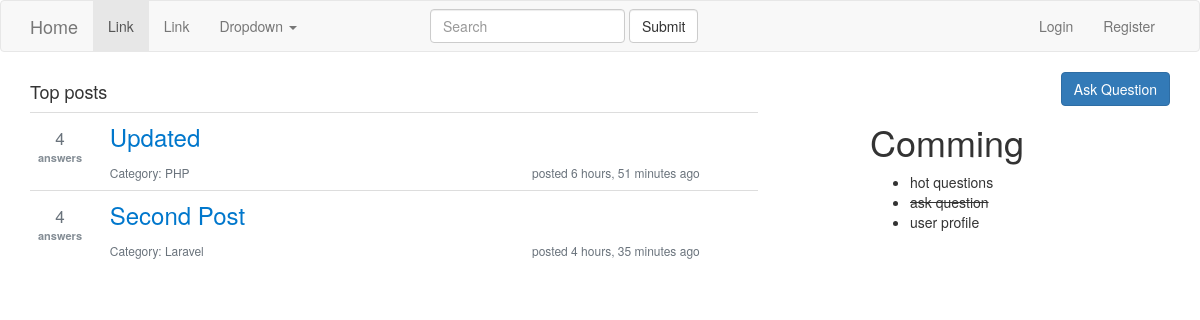
Before: /Articles/ with the older database file.
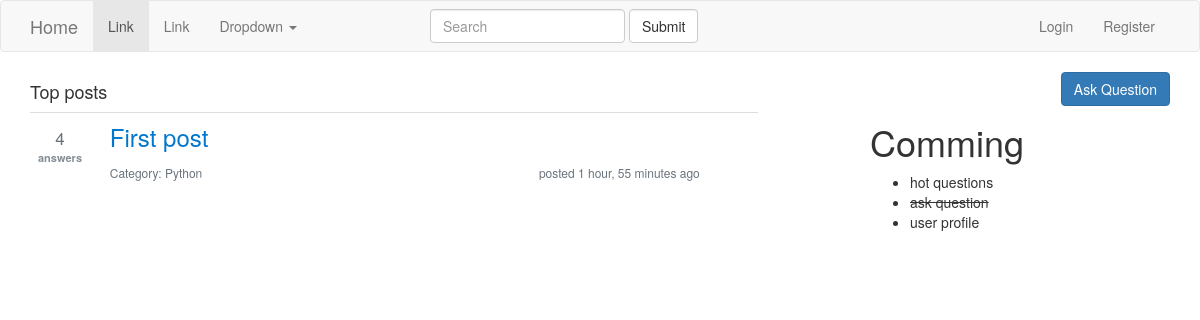
After: the same page with the newer database file.
### Articles/models.py (models this page shows, shortened)
class Post(models.Model):
    title       = models.CharField(max_length = 100)
    body        = models.CharField(max_length = 400)
    created_at  = models.DateTimeField(default = datetime.now)
    updated_at  = models.DateTimeField(null = True, blank = True)
    category_id = models.IntegerField(default = 0)
    user_id     = models.IntegerField(default = 0,null = True)
    Author      = models.ForeignKey(User, on_delete = models.CASCADE, null = True)
    categor    = models.ForeignKey(Category, on_delete = models.CASCADE, null = True)

class Category(models.Model):
    name = models.CharField(max_length = 50)

### Articles/views.py (the view)
# urls.py: path('', views.Pindex, name = 'Pindex'),
def Pindex(request):
    list = Post.objects.all()
    context = {
        'list':list,
    }
    return render(request, 'Articles/post/index.html',context)

### Articles/templates/Articles/post/index.html (shortened to what this page needs)
{% load staticfiles %}
<!doctype html>
<html>
    <head>
        <link rel = "stylesheet" href = "{% static 'Articles/bootstrap.min.css' %}" />
        <link rel = "stylesheet" href = "{% static 'Articles/style.css' %}"/>
    </head>
    <body>
        {% include "Articles/navbar.html" %}
        <div class="position-ref full-height container">
            <div class="mainbar pull-left">
                <table class="table">
                    <tbody>
                        <h4>Top posts</h4>
                        {% for post in list %}
                            <tr>
                                <th>
                                    <div class = "answers">
                                        <div class = "mini-counts">
                                            <span class="answer">4</span>
                                        </div>
                                        <div>answers</div>
                                    </div>
                                </th>
                                <th>
                                    <div class="summary">
                                        <h3><a class ="post-hyperlink" href="{% url 'Articles:Pshow' post.id %}">{{post.title}}</a></h3>
                                        <div class = "started">
                                            {% if post.updated_at %}
                                                <span class="relative-time">modified {{post.updated_at|timesince}} ago</span>
                                            {%else%}
                                                <span class="relative-time">posted {{post.created_at|timesince}} ago</span>
                                            {%endif%}
                                        </div>
                                        <div >
                                            <span class="relative-time">Category: {{post.categor.name}}</span>
                                        </div>
                                    </div>
                                </th>
                            </tr>
                        {%endfor%}
                    </tbody>
                </table>
            </div>
            <div class = "pull-right sidebar">
                <div class = "pull-right">
                    <a href="{% url 'Articles:Pcreate' %}" class="btn btn-primary">Ask Question</a>
                </div>
                <div class="Comming">
                    <h1>Comming</h1>
                    <ul>
                        <li>hot questions</li>
                        <li><del>ask question</del></li>
                        <li>user profile</li>
                    </ul>
                </div>
            </div>
        </div>
    </body>
</html>

### Articles/templates/Articles/navbar.html (shortened to what this page needs)
<nav class="navbar navbar-default">
  <div class="container">
    <div class="navbar-header">
      <a class="navbar-brand" href="{% url 'Articles:Pindex' %}">Home</a>
    </div>
    <div class="collapse navbar-collapse" id="bs-example-navbar-collapse-1">
      <ul class="nav navbar-nav">
        <li class="active"><a href="#">Link <span class="sr-only">(current)</span></a></li>
        <li><a href="#">Link</a></li>
        <li class="dropdown">
          <a href="#" class="dropdown-toggle" data-toggle="dropdown" role="button" aria-haspopup="true" aria-expanded="false">Dropdown <span class="caret"></span></a>
        </li>
      </ul>
      <div class = "col-sm-offset-4">
          <form class="navbar-form navbar-left">
            <div class="form-group">
              <input type="text" class="form-control" placeholder="Search">
            </div>
            <button type="submit" class="btn btn-default form-control">Submit</button>
          </form>
      </div>
      <div class="nav navbar-nav navbar-right">
        {% if user.is_authenticated %}
          <li><a href="#">{{request.user.username}}</a></li>
        {%else%}
          <li><a href="/admin">Login</a></li>
          <li><a href="#">Register</a></li>
        {%endif%}
      </div>
    </div>
  </div>
</nav>

### Articles/static/Articles/style.css (style rules this page uses)
.full-height { height: 100vh; }
.position-ref { position: relative; }
.answers { display: inline-block; height: 10px; min-width: 40px; margin: 5px 7px 0 0; font-size: 11px; color: #848d95; text-align: center; }
.answer { margin: 0; padding: 0; border: 0; font-size: 100%; font: inherit; vertical-align: baseline; }
.mini-counts { font-size: 17px; font-weight: 300; color: #6a737c; }
.summary { margin: -20px 7px 0 0; border: 0; font-size: 100%; font: inherit; vertical-align: baseline; width: 590px; padding: 0; float: left; }
.post-hyperlink { color: #07C; line-height: 1.3; margin-bottom: 1.2em; }
.started { float: right; }
.relative-time { font-size: 12px; font-weight: 200; color: #6a737c; }
.sidebar { float: right; overflow: hidden; width: 300px; margin: 0 0 15px; position: relative; }
.mainbar { float: left; width: 728px; margin: 0; padding: 0; }
.Comming { margin-top: 50px !important; }

Changed rows visible on the page:
removed Post: title "Updated", created_at "6 hours, 51 minutes", categor.name "PHP"
removed Post: title "Second Post", created_at "4 hours, 35 minutes", categor.name "Laravel"
added Post: title "First post", created_at "1 hour, 55 minutes", categor.name "Python"
